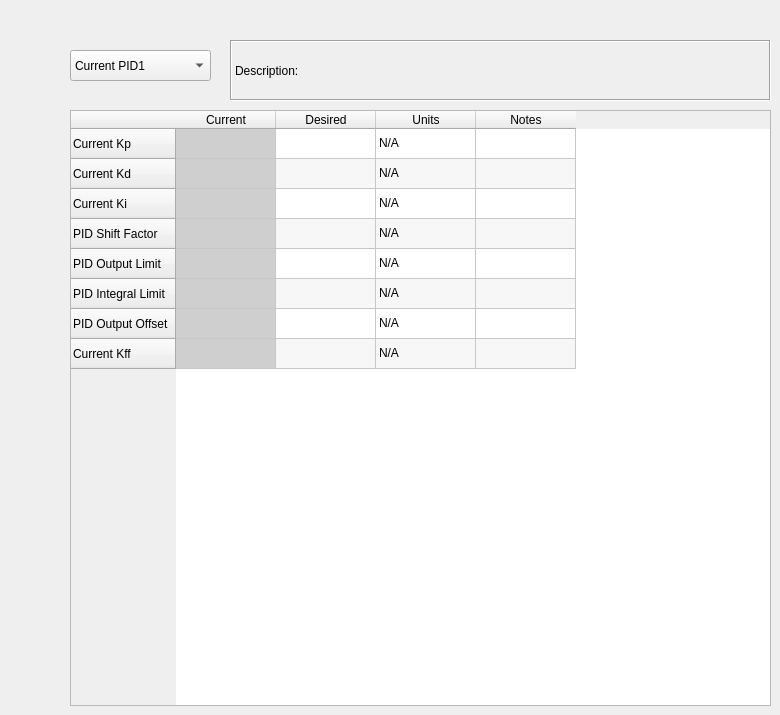
     <widget class="QWidget" name="tabCurrent">
      <attribute name="title">
       <string>Current PID</string>
      </attribute>
      <widget class="QTableWidget" name="tableCurrent">
       <property name="geometry">
        <rect>
         <x>70</x>
         <y>110</y>
         <width>701</width>
         <height>596</height>
        </rect>
       </property>
       <property name="alternatingRowColors">
        <bool>true</bool>
       </property>
       <property name="selectionMode">
        <enum>QAbstractItemView::NoSelection</enum>
       </property>
       <property name="showGrid">
        <bool>true</bool>
       </property>
       <row>
        <property name="text">
         <string>Current Kp</string>
        </property>
       </row>
       <row>
        <property name="text">
         <string>Current Kd</string>
        </property>
       </row>
       <row>
        <property name="text">
         <string>Current Ki</string>
        </property>
       </row>
       <row>
        <property name="text">
         <string>PID Shift Factor</string>
        </property>
       </row>
       <row>
        <property name="text">
         <string>PID Output Limit</string>
        </property>
       </row>
       <row>
        <property name="text">
         <string>PID Integral Limit</string>
        </property>
       </row>
       <row>
        <property name="text">
         <string>PID Output Offset</string>
        </property>
       </row>
       <row>
        <property name="text">
         <string>Current Kff</string>
        </property>
       </row>
       <column>
        <property name="text">
         <string>Current</string>
        </property>
       </column>
       <column>
        <property name="text">
         <string>Desired</string>
        </property>
       </column>
       <column>
        <property name="text">
         <string>Units</string>
        </property>
       </column>
       <column>
        <property name="text">
         <string>Notes</string>
        </property>
       </column>
       <item row="0" column="0">
        <property name="text">
         <string/>
        </property>
        <property name="background">
         <brush brushstyle="SolidPattern">
          <color alpha="255">
           <red>207</red>
           <green>207</green>
           <blue>207</blue>
          </color>
         </brush>
        </property>
        <property name="foreground">
         <brush brushstyle="SolidPattern">
          <color alpha="255">
           <red>35</red>
           <green>38</green>
           <blue>41</blue>
          </color>
         </brush>
        </property>
        <property name="flags">
         <set>ItemIsEnabled</set>
        </property>
       </item>
       <item row="0" column="1">
        <property name="text">
         <string/>
        </property>
        <property name="flags">
         <set>ItemIsSelectable|ItemIsEditable|ItemIsDragEnabled|ItemIsUserCheckable|ItemIsEnabled</set>
        </property>
       </item>
       <item row="0" column="2">
        <property name="text">
         <string>N/A</string>
        </property>
        <property name="flags">
         <set>NoItemFlags</set>
        </property>
       </item>
       <item row="1" column="0">
        <property name="text">
         <string/>
        </property>
        <property name="background">
         <brush brushstyle="SolidPattern">
          <color alpha="255">
           <red>207</red>
           <green>207</green>
           <blue>207</blue>
          </color>
         </brush>
        </property>
        <property name="foreground">
         <brush brushstyle="SolidPattern">
          <color alpha="255">
           <red>35</red>
           <green>38</green>
           <blue>41</blue>
          </color>
         </brush>
        </property>
        <property name="flags">
         <set>ItemIsEnabled</set>
        </property>
       </item>
       <item row="1" column="1">
        <property name="text">
         <string/>
        </property>
        <property name="flags">
         <set>ItemIsSelectable|ItemIsEditable|ItemIsDragEnabled|ItemIsUserCheckable|ItemIsEnabled</set>
        </property>
       </item>
       <item row="1" column="2">
        <property name="text">
         <string>N/A</string>
        </property>
        <property name="flags">
         <set>NoItemFlags</set>
        </property>
       </item>
       <item row="2" column="0">
        <property name="text">
         <string/>
        </property>
        <property name="background">
         <brush brushstyle="SolidPattern">
          <color alpha="255">
           <red>207</red>
           <green>207</green>
           <blue>207</blue>
          </color>
         </brush>
        </property>
        <property name="foreground">
         <brush brushstyle="SolidPattern">
          <color alpha="255">
           <red>35</red>
           <green>38</green>
           <blue>41</blue>
          </color>
         </brush>
        </property>
        <property name="flags">
         <set>ItemIsEnabled</set>
        </property>
       </item>
       <item row="2" column="1">
        <property name="text">
         <string/>
        </property>
        <property name="flags">
         <set>ItemIsSelectable|ItemIsEditable|ItemIsDragEnabled|ItemIsUserCheckable|ItemIsEnabled</set>
        </property>
       </item>
       <item row="2" column="2">
        <property name="text">
         <string>N/A</string>
        </property>
        <property name="flags">
         <set>NoItemFlags</set>
        </property>
       </item>
       <item row="3" column="0">
        <property name="text">
         <string/>
        </property>
        <property name="background">
         <brush brushstyle="SolidPattern">
          <color alpha="255">
           <red>207</red>
           <green>207</green>
           <blue>207</blue>
          </color>
         </brush>
        </property>
        <property name="foreground">
         <brush brushstyle="SolidPattern">
          <color alpha="255">
           <red>35</red>
           <green>38</green>
           <blue>41</blue>
          </color>
         </brush>
        </property>
        <property name="flags">
         <set>ItemIsEnabled</set>
        </property>
       </item>
       <item row="3" column="1">
        <property name="text">
         <string/>
        </property>
        <property name="flags">
         <set>ItemIsSelectable|ItemIsEditable|ItemIsDragEnabled|ItemIsUserCheckable|ItemIsEnabled</set>
        </property>
       </item>
       <item row="3" column="2">
        <property name="text">
         <string>N/A</string>
        </property>
        <property name="flags">
         <set>NoItemFlags</set>
        </property>
       </item>
       <item row="4" column="0">
        <property name="text">
         <string/>
        </property>
        <property name="background">
         <brush brushstyle="SolidPattern">
          <color alpha="255">
           <red>207</red>
           <green>207</green>
           <blue>207</blue>
          </color>
         </brush>
        </property>
        <property name="foreground">
         <brush brushstyle="SolidPattern">
          <color alpha="255">
           <red>35</red>
           <green>38</green>
           <blue>41</blue>
          </color>
         </brush>
        </property>
        <property name="flags">
         <set>ItemIsEnabled</set>
        </property>
       </item>
       <item row="4" column="1">
        <property name="text">
         <string/>
        </property>
        <property name="flags">
         <set>ItemIsSelectable|ItemIsEditable|ItemIsDragEnabled|ItemIsUserCheckable|ItemIsEnabled</set>
        </property>
       </item>
       <item row="4" column="2">
        <property name="text">
         <string>N/A</string>
        </property>
        <property name="flags">
         <set>NoItemFlags</set>
        </property>
       </item>
       <item row="5" column="0">
        <property name="text">
         <string/>
        </property>
        <property name="background">
         <brush brushstyle="SolidPattern">
          <color alpha="255">
           <red>207</red>
           <green>207</green>
           <blue>207</blue>
          </color>
         </brush>
        </property>
        <property name="foreground">
         <brush brushstyle="SolidPattern">
          <color alpha="255">
           <red>35</red>
           <green>38</green>
           <blue>41</blue>
          </color>
         </brush>
        </property>
        <property name="flags">
         <set>ItemIsEnabled</set>
        </property>
       </item>
       <item row="5" column="1">
        <property name="text">
         <string/>
        </property>
        <property name="flags">
         <set>ItemIsSelectable|ItemIsEditable|ItemIsDragEnabled|ItemIsUserCheckable|ItemIsEnabled</set>
        </property>
       </item>
       <item row="5" column="2">
        <property name="text">
         <string>N/A</string>
        </property>
        <property name="flags">
         <set>NoItemFlags</set>
        </property>
       </item>
       <item row="6" column="0">
        <property name="text">
         <string/>
        </property>
        <property name="background">
         <brush brushstyle="SolidPattern">
          <color alpha="255">
           <red>207</red>
           <green>207</green>
           <blue>207</blue>
          </color>
         </brush>
        </property>
        <property name="foreground">
         <brush brushstyle="SolidPattern">
          <color alpha="255">
           <red>35</red>
           <green>38</green>
           <blue>41</blue>
          </color>
         </brush>
        </property>
        <property name="flags">
         <set>ItemIsEnabled</set>
        </property>
       </item>
       <item row="6" column="1">
        <property name="text">
         <string/>
        </property>
        <property name="flags">
         <set>ItemIsSelectable|ItemIsEditable|ItemIsDragEnabled|ItemIsUserCheckable|ItemIsEnabled</set>
        </property>
       </item>
       <item row="6" column="2">
        <property name="text">
         <string>N/A</string>
        </property>
        <property name="flags">
         <set>NoItemFlags</set>
        </property>
       </item>
       <item row="7" column="0">
        <property name="text">
         <string/>
        </property>
        <property name="background">
         <brush brushstyle="SolidPattern">
          <color alpha="255">
           <red>207</red>
           <green>207</green>
           <blue>207</blue>
          </color>
         </brush>
        </property>
        <property name="foreground">
         <brush brushstyle="SolidPattern">
          <color alpha="255">
           <red>35</red>
           <green>38</green>
           <blue>41</blue>
          </color>
         </brush>
        </property>
        <property name="flags">
         <set>ItemIsEnabled</set>
        </property>
       </item>
       <item row="7" column="1">
        <property name="text">
         <string/>
        </property>
        <property name="flags">
         <set>ItemIsSelectable|ItemIsEditable|ItemIsDragEnabled|ItemIsUserCheckable|ItemIsEnabled</set>
        </property>
       </item>
       <item row="7" column="2">
        <property name="text">
         <string>N/A</string>
        </property>
        <property name="flags">
         <set>NoItemFlags</set>
        </property>
       </item>
      </widget>
      <widget class="QLabel" name="descCurrent">
       <property name="geometry">
        <rect>
         <x>230</x>
         <y>40</y>
         <width>541</width>
         <height>61</height>
        </rect>
       </property>
       <property name="autoFillBackground">
        <bool>false</bool>
       </property>
       <property name="frameShape">
        <enum>QFrame::Box</enum>
       </property>
       <property name="frameShadow">
        <enum>QFrame::Sunken</enum>
       </property>
       <property name="text">
        <string>Description:</string>
       </property>
      </widget>
      <widget class="QComboBox" name="selectCurrent">
       <property name="geometry">
        <rect>
         <x>70</x>
         <y>50</y>
         <width>141</width>
         <height>31</height>
        </rect>
       </property>
       <item>
        <property name="text">
         <string>Current PID1</string>
        </property>
       </item>
       <item>
        <property name="text">
         <string>Current PID2</string>
        </property>
       </item>
       <item>
        <property name="text">
         <string>Current PID3</string>
        </property>
       </item>
      </widget>
     </widget>
